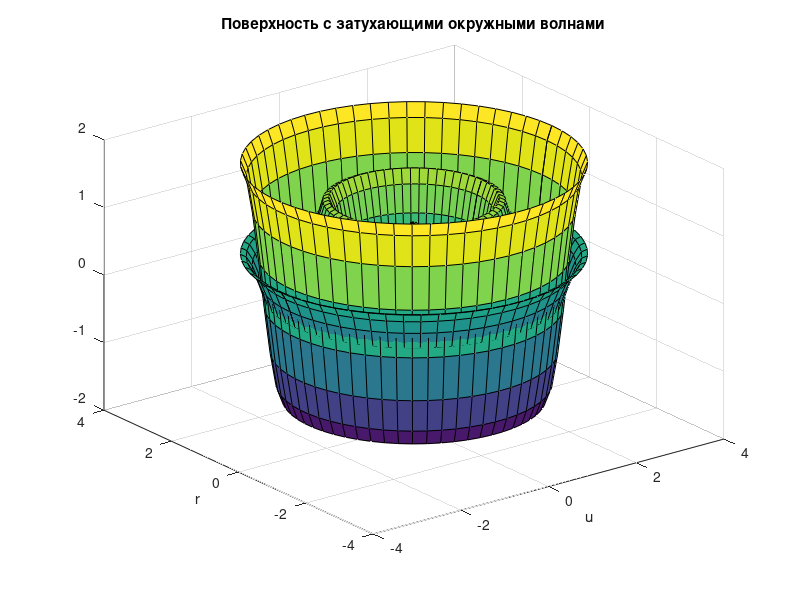

Reproduce this figure in MATLAB.
a=1; h=0.2; w=4; f=pi/2; 
F1=@(u,r)r.*cos(u);
F2=@(u,r)r.*sin(u);
F3=@(u,r)a*exp(-h*r).*sin(w*r+f);
ezsurf(F1, F2, F3, [-pi, pi, -pi, pi])
title('Поверхность с затухающими окружными волнами');